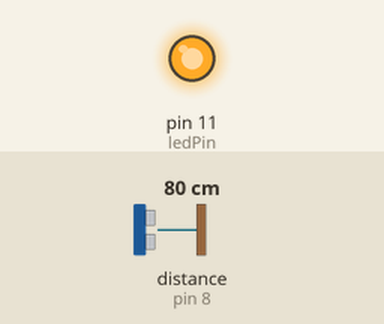
Recording of a sketch running on a simulated Arduino Uno, built with avr-gcc and run on an emulated ATmega328P. Parts: output pins drawn as LEDs (lit = HIGH). Wiring (inferred from the names in the program): ultrasonic range finder: trigger pin 9; echo pin 8. The test bench sets the inputs (shaded band); at power-on: distance to the obstacle (sensor on pin 8) 80 cm. The echo pulse lasts 58.3 µs per cm; pins used as bus, display or sensor lines are not drawn.

Above: at 1.2 s.
1.3 s: distance to the obstacle (sensor on pin 8) set to 147 cm
2.8 s: distance to the obstacle (sensor on pin 8) set to 156 cm
At 3.5 s:
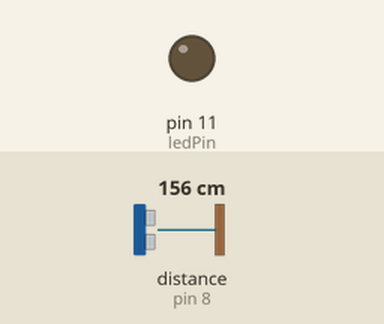
4.3 s: distance to the obstacle (sensor on pin 8) set to 2 cm
At 5.4 s:
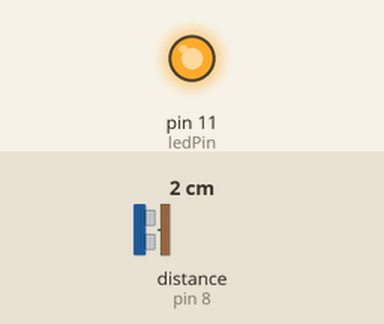
5.8 s: distance to the obstacle (sensor on pin 8) set to 250 cm
At 7.0 s:
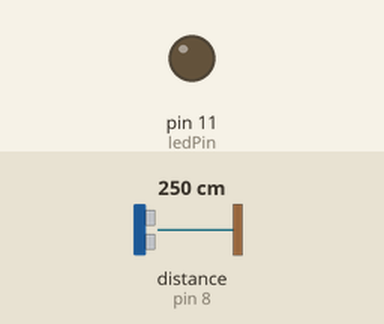
Timing chart, 0 to 8.3 s (numbered marks = the images above; inputs shaded):
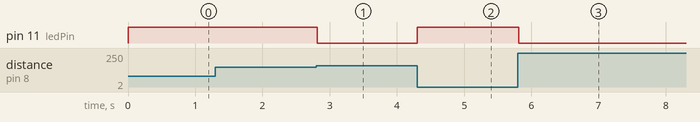

Measured:
- the behaviour switches between 151 and 152 cm on distance to the obstacle (sensor on pin 8) (found by bisection; images 0 and 1)
- after the input at 1.3 s, every drawn part: stays the same
- after the input at 2.8 s, pin 11 (ledPin): HIGH → LOW at once
- after the input at 4.3 s, pin 11 (ledPin): LOW → HIGH at once
- after the input at 5.8 s, pin 11 (ledPin): HIGH → LOW at once

The sketch:

Distance_sensor.ino
```cpp
// C++ code
//
const int trigPin=9;
const int echoPin=8;
const int ledPin=11;
long duration;
int distance;
void setup()
{
	pinMode(trigPin,OUTPUT);
  	pinMode(echoPin,INPUT);
  	pinMode(ledPin,OUTPUT);

}

void loop()
{
  digitalWrite(trigPin, LOW);
  delayMicroseconds(2);
  // Sets the trigPin on HIGH state for 10 micro seconds
  digitalWrite(trigPin, HIGH);
  delayMicroseconds(10);
  digitalWrite(trigPin, LOW);
  // Reads the echoPin, returns the sound wave travel time in microseconds
  duration = pulseIn(echoPin, HIGH);
  // Calculating the distance
  distance = duration * 0.017;
  if(distance < 150)
    digitalWrite(ledPin,HIGH);
  else
    digitalWrite(ledPin,LOW);
  // Prints the distance on the Serial Monitor
  Serial.print("Distance: ");
  Serial.println(distance);

}
```
